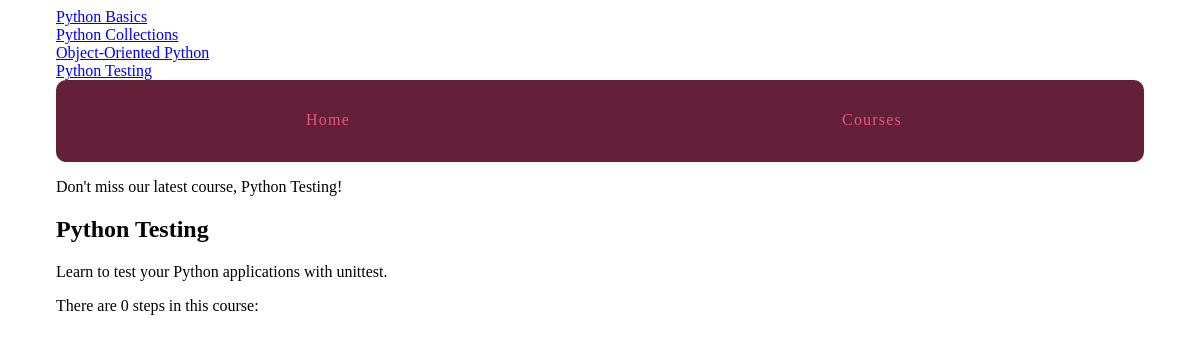
The app's page /courses/4/, older data.
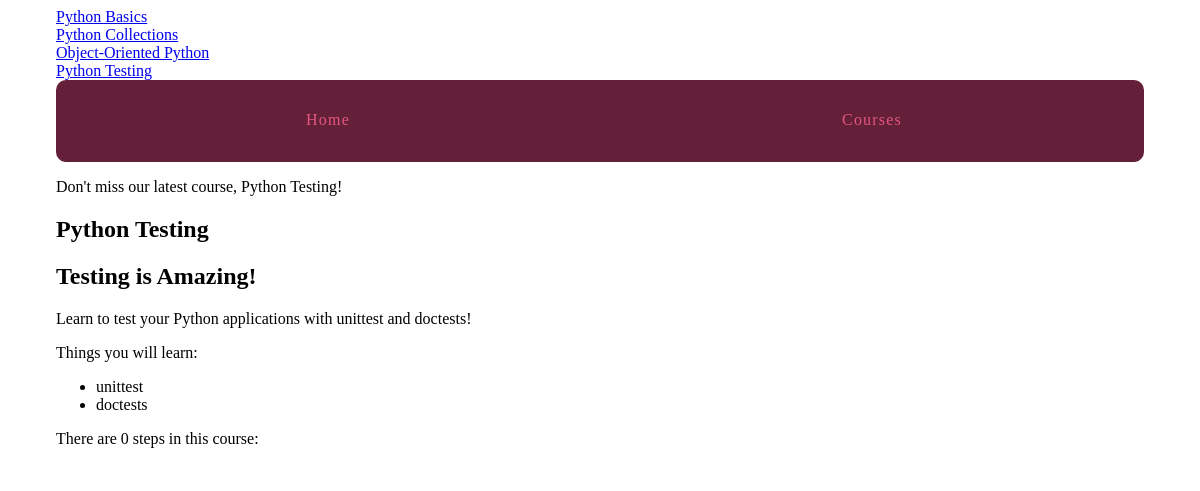
The same page, newer data.
### courses/models.py (models this page shows)
class Course(models.Model):
    created_at = models.DateTimeField(auto_now_add=True)
    title = models.CharField(max_length=255)
    description = models.TextField()
    def __str__(self):
        return self.title

### courses/views.py (the view)
# urls.py: url(r'(?P<pk>\d+)/$', views.course_detail, name='detail'),
def course_detail(request, pk):
    course = get_object_or_404(Course, pk=pk)
    return render(request, 'courses/course_detail.html', {'course': course})

### courses/templatetags/course_extras.py (called while the page is built)
@register.simple_tag
def newest_course():
    return Course.objects.latest('created_at')

@register.inclusion_tag('courses/course_nav.html')
def nav_courses_list():
    courses = Course.objects.all()
    return {'courses': courses}

@register.filter('markdown_to_html')
def markdown_to_html(markdown_text):
    html_body = markdown2.markdown(markdown_text)
    return mark_safe(html_body)

### courses/templates/courses/course_detail.html (shortened to what this page needs)
{% extends "layout.html" %}
{% load humanize course_extras %}
{% block content %}
<article>
  <h2>{{ course.title }}</h2>
  {{ course.description|markdown_to_html }}
  <p>There are {{ course.step_set.all.count|apnumber }} step{{ course.step_set.count|pluralize }} in this course: {{ course.step_set.all|join:", " }}</p>
</article>
{% endblock %}

### templates/layout.html (shortened to what this page needs)
{% load static from staticfiles %}
{% load course_extras %}
<!doctype html>
<html>
  <head>
    <link rel="stylesheet" href="{% static 'css/layout.css' %}">
  </head>
  <body>
    <div class="site-container">
      <div>{% nav_courses_list %}</div>
      <nav>
        <a href="{% url 'homepage' %}">Home</a>
        <a href="{% url 'courses:list' %}">Courses</a>
      </nav>
      <p>Don't miss our latest course, {% newest_course %}!</p>
      {% block content %}{% endblock %}
    </div>
  </body>
</html>

### courses/templates/courses/course_nav.html
{% for course in courses %}
  <div><a href="{% url 'courses:detail' pk=course.pk %}">{{ course.title }}</a></div>
{% endfor %}

Row changes from the older to the newer data that the page shows:
changed Course "Python Testing": description "Learn to test your Python applications with unittest." → "Testing is Amazing! Learn to test your Python applications with unittest and doctests! Things you will learn: unittest doctests"
